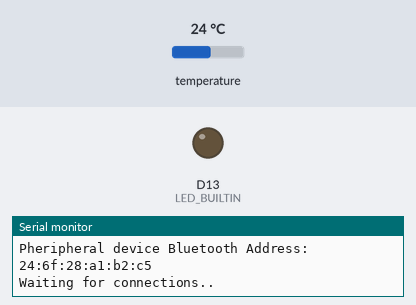
Bench run of a sketch on a simulated Arduino Nano 33 IoT. Parts: output pins drawn as LEDs (lit = HIGH), the last lines printed to the serial monitor. The inputs (shaded band) are chosen by the test bench; at power-on: temperature 24 °C. Nothing arrives over Bluetooth unless stated; a phone connects over Bluetooth LE 3 s after start.

Above: at 0.1 s.
At 3.1 s:
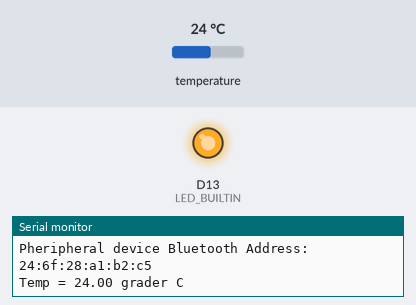
Timing chart, 0 to 4.6 s (numbered marks = the images above):
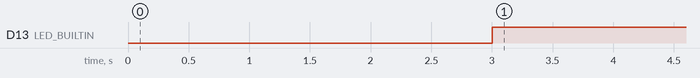

The sketch:

17.02_temp_BLE_.ino
```cpp
/*
  SHT31 er Grove sin temperatur- og
  fuktighetssensor. Vi bruker denne sammen
  med arduino nano 33 BLE for å printe ut
  temperatur-verdiene til Seriell Monitor
  én gang i sekundet.
  Dette programmet skal skrive ut temperatur når man er koblet til arduino
  med bluetooth.
*/
#include <ArduinoBLE.h>
#include <SHT31.h>

float oldtemp = 0;
float newtemp = 0;

BLEService temperatureService("180A"); //BLE LED Service: Device information service

// BLE temperature Characteristic
BLEFloatCharacteristic temperatureCharacteristic("2A6E", BLERead);

SHT31 sht31 = SHT31();

void setup() {
  // put your setup code here, to run once:
  Serial.begin(9600);
  //while(!Serial);

  pinMode(LED_BUILTIN, OUTPUT);

  Serial.println("Begynn...");
  sht31.begin();

  if (!sht31.begin()){
    Serial.print("Temperaturesensor not connected");
  }
  else{
    Serial.println("Temperaturesensor connected");
  }

  // error message if Bluetooth does not begin
  if(!BLE.begin()){
    Serial.println("Starting BLE failed!");
    while(1);
  }

  // set advertised local name and service UUID:
  BLE.setLocalName("Nano 33 BLE");
  BLE.setAdvertisedService(temperatureService);

  // add the characteristic of the service
  temperatureService.addCharacteristic(temperatureCharacteristic);

  // add service
  BLE.addService(temperatureService);

  // start advertising
  BLE.advertise();
  Serial.print("Pheripheral device Bluetooth Address: ");
  Serial.println(BLE.address());
  Serial.println("Waiting for connections..");

}

void loop() {
  // listen for BLE central to connect:
  BLEDevice central = BLE.central();

  long timestamp = 0;

  // if a central is connected to peripheral:
  if (central){
    Serial.println("Connected to central.");
    Serial.print("The clients MAC address is: ");
    // print the central's MAC address:
    Serial.println(central.address());
    Serial.print("Pheripheral device Bluetooth Address: ");
    Serial.println(BLE.address());
    digitalWrite(LED_BUILTIN, HIGH); // turn on LED to show it's connected

    // while central is connected to peripheral:
    while(central.connected()){
      newtemp = sht31.getTemperature();
      if(abs(newtemp - oldtemp)>1)
      {
        oldtemp = newtemp;
        Serial.print("Temp = ");
        Serial.print(newtemp);
        Serial.print(" grader C"); //enheten til Celcius
        //printer en tom linje
        Serial.println();
      }
      //venter 1 sekund før vi printer igjen
      temperatureCharacteristic.writeValue(newtemp);
    }

    // when the central disconnects:
    digitalWrite(LED_BUILTIN, LOW);
    Serial.print(F("Disconnected from central: "));
    Serial.println(central.address());
  }
}
```

Measured:
- by itself, D13 (LED_BUILTIN): LOW → HIGH at 3.0 s
